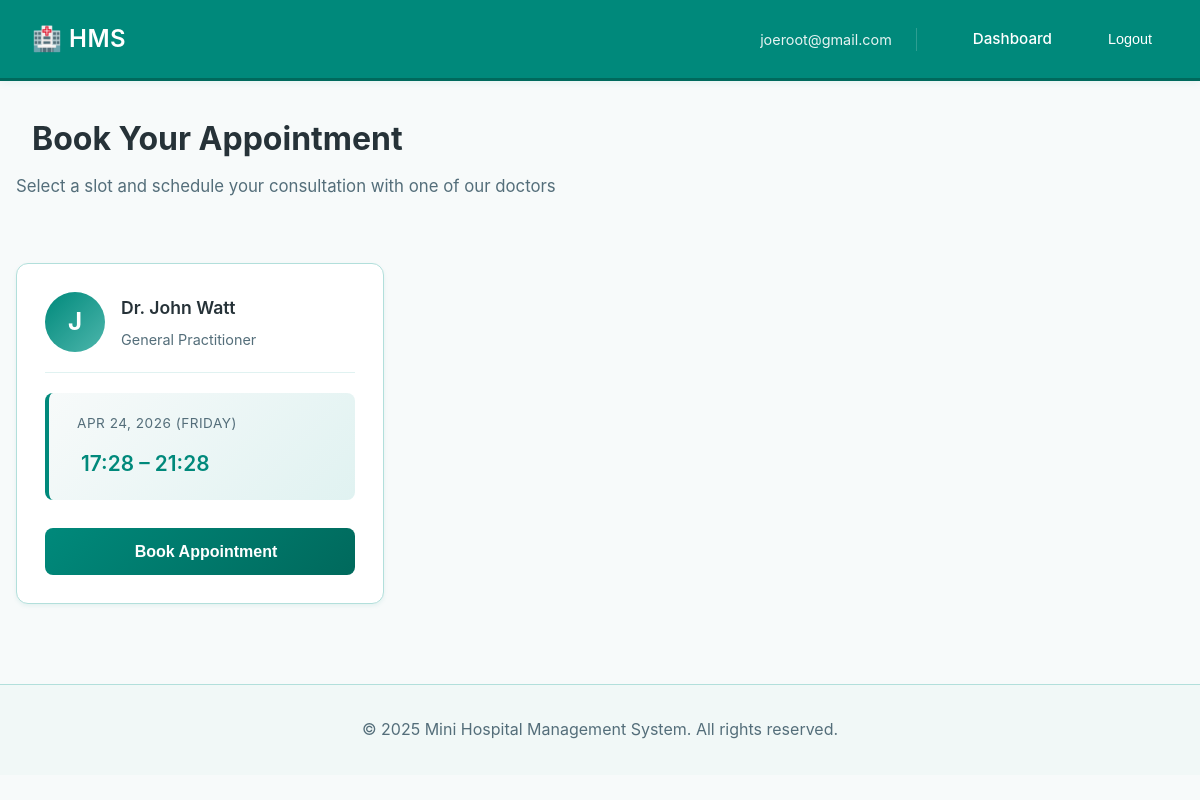
The app's page /patients/slots/ (signed in) with its own data.
### accounts/models.py (models this page shows, shortened)
class CustomUser(AbstractUser):
    ROLE_CHOICES = (
        ('DOCTOR', 'Doctor'),
        ('PATIENT', 'Patient'),
    )
    role = models.CharField(
        max_length=10,
        choices=ROLE_CHOICES,
        default='PATIENT'
    )
    google_calendar_token = models.JSONField(
        null=True,
        blank=True,
        help_text="OAuth token for Google Calendar"
    )
    is_2fa_enabled = models.BooleanField(
        default=False,
        help_text="Whether two-factor authentication is enabled"
    )
    class Meta:
        db_table = 'accounts_customuser'
        verbose_name = 'User'
        verbose_name_plural = 'Users'
    def is_patient(self):
        return self.role == 'PATIENT'

### doctors/models.py (models this page shows, shortened)
class AvailabilitySlot(models.Model):
    doctor = models.ForeignKey(
        CustomUser,
        on_delete=models.CASCADE,
        related_name='availability_slots',
        limit_choices_to={'role': 'DOCTOR'}
    )
    date = models.DateField()
    start_time = models.TimeField()
    end_time = models.TimeField()
    is_booked = models.BooleanField(default=False)
    is_recurring = models.BooleanField(default=False, help_text="Repeat every week on this day")
    max_patients_per_day = models.IntegerField(default=10)
    created_at = models.DateTimeField(auto_now_add=True)
    updated_at = models.DateTimeField(auto_now=True)
    class Meta:
        db_table = 'doctors_availabilityslot'
        verbose_name = 'Availability Slot'
        verbose_name_plural = 'Availability Slots'
        ordering = ['-date', 'start_time']
        unique_together = ('doctor', 'date', 'start_time', 'end_time')
        indexes = [
            models.Index(fields=['doctor', 'date', 'is_booked']),
        ]

### patients/views.py (the view)
    def wrapper(request, *args, **kwargs):
        if not request.user.is_authenticated or not request.user.is_patient():
            messages.error(request, "You don't have permission to access this page.")
            return redirect('home')
        return view_func(request, *args, **kwargs)

### patients/views.py (called while the page is built)
def patient_only(view_func):
    def wrapper(request, *args, **kwargs):
        if not request.user.is_authenticated or not request.user.is_patient():
            messages.error(request, "You don't have permission to access this page.")
            return redirect('home')
        return view_func(request, *args, **kwargs)
    return wrapper

@login_required(login_url='home')
@patient_only
@ensure_csrf_cookie
def view_available_slots(request, doctor_id=None):
    from django.utils import timezone
    from datetime import datetime
    slots = AvailabilitySlot.objects.filter(
        is_booked=False,
        date__gte=timezone.now().date()
    ).select_related('doctor').order_by('date', 'start_time')
    if doctor_id:
        slots = slots.filter(doctor_id=doctor_id)
    context = {
        'slots': slots,
    }
    if request.GET.get('ajax') == '1':
        return render(request, 'patients/slots_iframe.html', context)
    return render(request, 'patients/view_slots.html', context)

### templates/patients/view_slots.html (shortened to what this page needs)
{% extends 'base.html' %}
{% block content %}
<div class="page-header">
    <h1>
        Book Your Appointment
    </h1>
    <p>Select a slot and schedule your consultation with one of our doctors</p>
</div>
{% if slots %}
<div class="slots-container">
    {% for slot in slots %}
    <div class="slot-card">
        <div class="doctor-info">
            <div class="doctor-avatar">
                {{ slot.doctor.get_full_name|first }}
            </div>
            <div class="doctor-details">
                <h4>Dr. {{ slot.doctor.get_full_name }}</h4>
                <p>
                    {% if slot.doctor.specialization %}
                        {{ slot.doctor.specialization.name }}
                    {% else %}
                        General Practitioner
                    {% endif %}
                </p>
            </div>
        </div>
        <div class="slot-timing">
            <div class="slot-date">
                {{ slot.date|date:"M d, Y" }} ({{ slot.date|date:"l" }})
            </div>
            <div class="slot-time">
                {{ slot.start_time|time:"H:i" }} – {{ slot.end_time|time:"H:i" }}
            </div>
        </div>
        <div class="slot-actions">
            <form method="post" action="{% url 'book_appointment' slot.id %}" style="width: 100%;">
                <button type="submit" class="btn-book">
                    Book Appointment
                </button>
            </form>
        </div>
    </div>
    {% endfor %}
</div>
{% endif %}
{% endblock %}

### templates/base.html (shortened to what this page needs)
<!DOCTYPE html>
<html lang="en">
<head>
</head>
<body>
    <div class="navbar">
        <h1>🏥 HMS</h1>
        <nav>
            {% if user.is_authenticated %}
                <span style="margin-right: 2rem;">{{ user.email }}</span>
                <a href="{% url 'patient_dashboard' %}">Dashboard</a>
                <form method="post" action="{% url 'logout' %}" style="display: inline;" onsubmit="return confirm('Are you sure you want to logout?');">
                    <button type="submit" style="background: none; border: none; color: white; cursor: pointer; margin-left: 1rem;">Logout</button>
                </form>
            {% else %}
                <a href="{% url 'login' %}">Login</a>
                <a href="{% url 'doctor_signup' %}">Doctor Signup</a>
                <a href="{% url 'patient_signup' %}">Patient Signup</a>
            {% endif %}
        </nav>
    </div>
    <div class="container">
        {% block content %}{% endblock %}
    </div>
    <footer>
        <p>&copy; 2025 Mini Hospital Management System. All rights reserved.</p>
    </footer>
</body>
</html>

### templates/base.html (style rules this page uses)
:root { --primary-teal: #00897B; --secondary-teal: #00695C; --accent-teal: #4DB6AC; --background: #F7FAFA; --card-bg: #FFFFFF; --text-color: #263238; --text-light: #546E7A; --success: #2E7D32; --danger: #C62828; --border-color: #B2DFDB; --shadow: 0 2px 8px rgba(0, 137, 123, 0.08); --shadow-hover: 0 4px 12px rgba(0, 137, 123, 0.12); }
* { margin: 0; padding: 0; box-sizing: border-box; }
body { font-family: -apple-system, BlinkMacSystemFont, 'Segoe UI', Roboto, Oxygen, Ubuntu, Cantarell, sans-serif; background-color: var(--background); color: var(--text-color); line-height: 1.6; }
.navbar { background-color: var(--primary-teal); color: white; padding: 1.25rem 2rem; display: flex; justify-content: space-between; align-items: center; box-shadow: var(--shadow); border-bottom: 3px solid var(--secondary-teal); }
.navbar h1 { font-size: 1.5rem; font-weight: 600; letter-spacing: 0.5px; }
.navbar nav { display: flex; align-items: center; gap: 1.5rem; }
.navbar nav span { font-size: 0.9rem; opacity: 0.9; border-right: 1px solid rgba(255,255,255,0.2); padding-right: 1.5rem; }
.navbar nav a { color: white; text-decoration: none; font-size: 0.95rem; font-weight: 500; transition: opacity 0.2s; }
.navbar button { background: rgba(255,255,255,0.2); color: white; border: 1px solid rgba(255,255,255,0.3); padding: 0.5rem 1rem; border-radius: 6px; cursor: pointer; font-size: 0.9rem; font-weight: 500; transition: background 0.2s; }
.container { max-width: 1200px; margin: 2rem auto; padding: 0 1rem; }
form { display: flex; flex-direction: column; }
footer { text-align: center; padding: 2rem; color: var(--text-light); border-top: 1px solid var(--border-color); margin-top: 3rem; background-color: #F1F8F7; }
a { color: var(--primary-teal); text-decoration: none; }

### templates/patients/view_slots.html (style rules this page uses)
.slots-container { display: grid; grid-template-columns: repeat(auto-fill, minmax(350px, 1fr)); gap: 2rem; padding: 2rem 0; }
.slot-card { background: white; border: 1px solid #B2DFDB; border-radius: 12px; padding: 1.75rem; box-shadow: 0 2px 4px rgba(0, 137, 123, 0.08); transition: all 0.3s ease; display: flex; flex-direction: column; gap: 1.25rem; }
.doctor-info { display: flex; align-items: center; gap: 1rem; padding-bottom: 1.25rem; border-bottom: 1px solid #E0F2F1; }
.doctor-avatar { width: 60px; height: 60px; border-radius: 50%; background: linear-gradient(135deg, #00897B 0%, #4DB6AC 100%); display: flex; align-items: center; justify-content: center; color: white; font-weight: bold; font-size: 1.5rem; flex-shrink: 0; }
.doctor-details h4 { margin: 0; font-size: 1.1rem; font-weight: 600; color: #263238; }
.doctor-details p { margin: 0.35rem 0 0 0; font-size: 0.9rem; color: #546E7A; }
.slot-timing { background: linear-gradient(135deg, #F7FAFA 0%, #E0F2F1 100%); padding: 1.25rem; border-radius: 8px; border-left: 4px solid #00897B; }
.slot-date { font-size: 0.85rem; color: #546E7A; text-transform: uppercase; letter-spacing: 0.5px; margin-bottom: 0.75rem; display: flex; align-items: center; gap: 0.5rem; }
.slot-time { font-size: 1.3rem; font-weight: 600; color: #00897B; display: flex; align-items: center; gap: 0.75rem; }
.slot-actions { display: flex; gap: 1rem; margin-top: auto; padding-top: 0.5rem; }
.btn-book { flex: 1; padding: 0.9rem 1.5rem; background: linear-gradient(135deg, #00897B 0%, #00695C 100%); border: none; color: white; border-radius: 8px; cursor: pointer; font-weight: 600; font-size: 1rem; transition: all 0.3s; display: flex; align-items: center; justify-content: center; gap: 0.75rem; }
.page-header { margin-bottom: 2rem; }
.page-header h1 { display: flex; align-items: center; gap: 1rem; font-size: 2rem; font-weight: 700; color: #263238; margin: 0 0 0.5rem 0; }
.page-header p { margin: 0; color: #546E7A; font-size: 1.05rem; }

### records on screen
CustomUser: email "joeroot@gmail.com"
AvailabilitySlot: doctor.get_full_name|first "J", doctor.get_full_name "John Watt", shows "General Practitioner", date "APR 24, 2026", date "FRIDAY", start_time "17:28", end_time "21:28"
